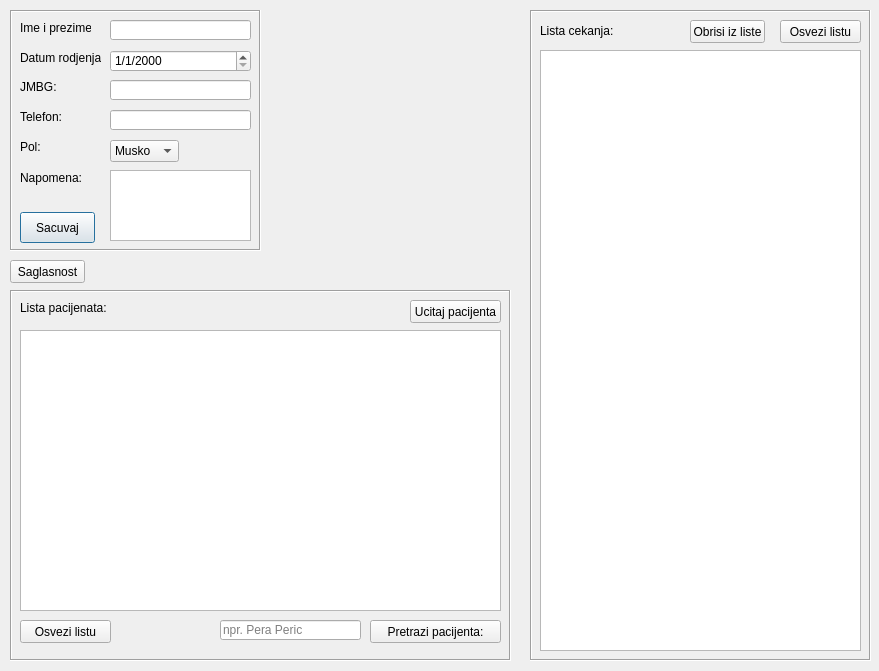
<?xml version="1.0" encoding="UTF-8"?>
<ui version="4.0">
 <class>Dialog</class>
 <widget class="QDialog" name="Dialog">
  <property name="geometry">
   <rect>
    <x>0</x>
    <y>0</y>
    <width>879</width>
    <height>671</height>
   </rect>
  </property>
  <property name="windowTitle">
   <string>HarmonyLife</string>
  </property>
  <property name="styleSheet">
   <string notr="true"/>
  </property>
  <widget class="QLabel" name="label">
   <property name="geometry">
    <rect>
     <x>20</x>
     <y>20</y>
     <width>71</width>
     <height>16</height>
    </rect>
   </property>
   <property name="text">
    <string>Ime i prezime:</string>
   </property>
  </widget>
  <widget class="QLabel" name="label_2">
   <property name="geometry">
    <rect>
     <x>20</x>
     <y>50</y>
     <width>81</width>
     <height>16</height>
    </rect>
   </property>
   <property name="text">
    <string>Datum rodjenja:</string>
   </property>
  </widget>
  <widget class="QLabel" name="label_3">
   <property name="geometry">
    <rect>
     <x>20</x>
     <y>80</y>
     <width>47</width>
     <height>13</height>
    </rect>
   </property>
   <property name="text">
    <string>JMBG:</string>
   </property>
  </widget>
  <widget class="QLabel" name="label_4">
   <property name="geometry">
    <rect>
     <x>20</x>
     <y>110</y>
     <width>47</width>
     <height>13</height>
    </rect>
   </property>
   <property name="text">
    <string>Telefon:</string>
   </property>
  </widget>
  <widget class="QLabel" name="label_5">
   <property name="geometry">
    <rect>
     <x>20</x>
     <y>140</y>
     <width>47</width>
     <height>13</height>
    </rect>
   </property>
   <property name="text">
    <string>Pol:</string>
   </property>
  </widget>
  <widget class="QLineEdit" name="ImePrezime">
   <property name="geometry">
    <rect>
     <x>110</x>
     <y>20</y>
     <width>141</width>
     <height>20</height>
    </rect>
   </property>
  </widget>
  <widget class="QLineEdit" name="JMBG">
   <property name="geometry">
    <rect>
     <x>110</x>
     <y>80</y>
     <width>141</width>
     <height>20</height>
    </rect>
   </property>
  </widget>
  <widget class="QLineEdit" name="Telefon">
   <property name="geometry">
    <rect>
     <x>110</x>
     <y>110</y>
     <width>141</width>
     <height>20</height>
    </rect>
   </property>
  </widget>
  <widget class="QComboBox" name="Pol">
   <property name="geometry">
    <rect>
     <x>110</x>
     <y>140</y>
     <width>69</width>
     <height>22</height>
    </rect>
   </property>
   <item>
    <property name="text">
     <string>Musko</string>
    </property>
   </item>
   <item>
    <property name="text">
     <string>Zensko</string>
    </property>
   </item>
  </widget>
  <widget class="QDateEdit" name="DatumRodjenja">
   <property name="geometry">
    <rect>
     <x>110</x>
     <y>50</y>
     <width>141</width>
     <height>22</height>
    </rect>
   </property>
   <property name="currentSection">
    <enum>QDateTimeEdit::DaySection</enum>
   </property>
   <property name="displayFormat">
    <string>d/M/yyyy</string>
   </property>
  </widget>
  <widget class="QPushButton" name="SacuvajPacijenta">
   <property name="geometry">
    <rect>
     <x>20</x>
     <y>212</y>
     <width>75</width>
     <height>31</height>
    </rect>
   </property>
   <property name="text">
    <string>Sacuvaj</string>
   </property>
  </widget>
  <widget class="QLabel" name="label_6">
   <property name="geometry">
    <rect>
     <x>20</x>
     <y>170</y>
     <width>61</width>
     <height>16</height>
    </rect>
   </property>
   <property name="text">
    <string>Napomena:</string>
   </property>
  </widget>
  <widget class="QListWidget" name="listWidget">
   <property name="geometry">
    <rect>
     <x>20</x>
     <y>330</y>
     <width>481</width>
     <height>281</height>
    </rect>
   </property>
  </widget>
  <widget class="QPlainTextEdit" name="Napomena">
   <property name="geometry">
    <rect>
     <x>110</x>
     <y>170</y>
     <width>141</width>
     <height>71</height>
    </rect>
   </property>
   <property name="plainText">
    <string/>
   </property>
   <property name="placeholderText">
    <string>npr. Alergije</string>
   </property>
  </widget>
  <widget class="QListWidget" name="IspisCekanja">
   <property name="geometry">
    <rect>
     <x>540</x>
     <y>50</y>
     <width>321</width>
     <height>601</height>
    </rect>
   </property>
  </widget>
  <widget class="QFrame" name="frame">
   <property name="geometry">
    <rect>
     <x>10</x>
     <y>10</y>
     <width>251</width>
     <height>241</height>
    </rect>
   </property>
   <property name="frameShape">
    <enum>QFrame::Box</enum>
   </property>
   <property name="frameShadow">
    <enum>QFrame::Sunken</enum>
   </property>
  </widget>
  <widget class="QFrame" name="frame_2">
   <property name="geometry">
    <rect>
     <x>10</x>
     <y>290</y>
     <width>501</width>
     <height>371</height>
    </rect>
   </property>
   <property name="frameShape">
    <enum>QFrame::Box</enum>
   </property>
   <property name="frameShadow">
    <enum>QFrame::Sunken</enum>
   </property>
   <widget class="QLabel" name="label_7">
    <property name="geometry">
     <rect>
      <x>10</x>
      <y>10</y>
      <width>91</width>
      <height>16</height>
     </rect>
    </property>
    <property name="text">
     <string>Lista pacijenata:</string>
    </property>
   </widget>
   <widget class="QPushButton" name="Refresh">
    <property name="geometry">
     <rect>
      <x>10</x>
      <y>330</y>
      <width>91</width>
      <height>23</height>
     </rect>
    </property>
    <property name="text">
     <string>Osvezi listu</string>
    </property>
   </widget>
   <widget class="QLineEdit" name="Pretraga">
    <property name="geometry">
     <rect>
      <x>210</x>
      <y>330</y>
      <width>141</width>
      <height>20</height>
     </rect>
    </property>
    <property name="inputMask">
     <string/>
    </property>
    <property name="placeholderText">
     <string>npr. Pera Peric</string>
    </property>
   </widget>
   <widget class="QPushButton" name="Pretrazi">
    <property name="geometry">
     <rect>
      <x>360</x>
      <y>330</y>
      <width>131</width>
      <height>23</height>
     </rect>
    </property>
    <property name="text">
     <string>Pretrazi pacijenta:</string>
    </property>
   </widget>
   <widget class="QPushButton" name="Ucitaj">
    <property name="geometry">
     <rect>
      <x>400</x>
      <y>10</y>
      <width>91</width>
      <height>23</height>
     </rect>
    </property>
    <property name="text">
     <string>Ucitaj pacijenta</string>
    </property>
   </widget>
  </widget>
  <widget class="QFrame" name="frame_3">
   <property name="geometry">
    <rect>
     <x>530</x>
     <y>10</y>
     <width>341</width>
     <height>651</height>
    </rect>
   </property>
   <property name="frameShape">
    <enum>QFrame::Box</enum>
   </property>
   <property name="frameShadow">
    <enum>QFrame::Sunken</enum>
   </property>
   <widget class="QLabel" name="label_8">
    <property name="geometry">
     <rect>
      <x>10</x>
      <y>10</y>
      <width>81</width>
      <height>21</height>
     </rect>
    </property>
    <property name="text">
     <string>Lista cekanja:</string>
    </property>
   </widget>
   <widget class="QPushButton" name="Obrisi">
    <property name="geometry">
     <rect>
      <x>160</x>
      <y>10</y>
      <width>75</width>
      <height>23</height>
     </rect>
    </property>
    <property name="text">
     <string>Obrisi iz liste</string>
    </property>
   </widget>
   <widget class="QPushButton" name="OsveziCekanje">
    <property name="geometry">
     <rect>
      <x>250</x>
      <y>10</y>
      <width>81</width>
      <height>23</height>
     </rect>
    </property>
    <property name="text">
     <string>Osvezi listu</string>
    </property>
   </widget>
  </widget>
  <widget class="QPushButton" name="saglasnost">
   <property name="geometry">
    <rect>
     <x>10</x>
     <y>260</y>
     <width>75</width>
     <height>23</height>
    </rect>
   </property>
   <property name="text">
    <string>Saglasnost</string>
   </property>
  </widget>
  <zorder>frame_3</zorder>
  <zorder>frame_2</zorder>
  <zorder>frame</zorder>
  <zorder>label</zorder>
  <zorder>label_2</zorder>
  <zorder>label_3</zorder>
  <zorder>label_4</zorder>
  <zorder>label_5</zorder>
  <zorder>ImePrezime</zorder>
  <zorder>JMBG</zorder>
  <zorder>Telefon</zorder>
  <zorder>Pol</zorder>
  <zorder>DatumRodjenja</zorder>
  <zorder>SacuvajPacijenta</zorder>
  <zorder>label_6</zorder>
  <zorder>listWidget</zorder>
  <zorder>Napomena</zorder>
  <zorder>IspisCekanja</zorder>
  <zorder>saglasnost</zorder>
 </widget>
 <resources/>
 <connections/>
</ui>
